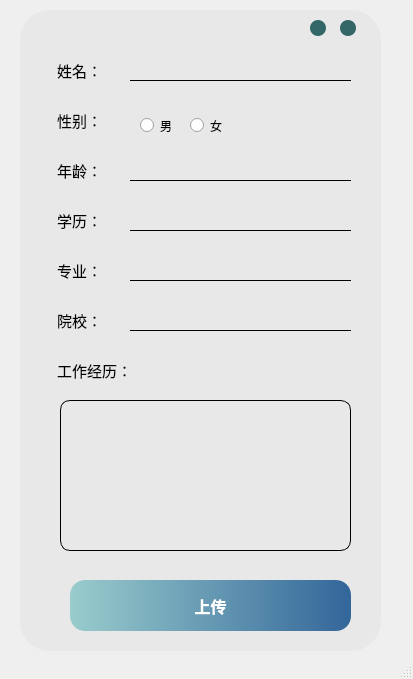
<?xml version="1.0" encoding="UTF-8"?>
<ui version="4.0">
 <class>MainWindow</class>
 <widget class="QMainWindow" name="MainWindow">
  <property name="geometry">
   <rect>
    <x>0</x>
    <y>0</y>
    <width>413</width>
    <height>679</height>
   </rect>
  </property>
  <property name="windowTitle">
   <string>MainWindow</string>
  </property>
  <widget class="QWidget" name="centralwidget">
   <widget class="QLabel" name="label">
    <property name="geometry">
     <rect>
      <x>20</x>
      <y>10</y>
      <width>361</width>
      <height>641</height>
     </rect>
    </property>
    <property name="font">
     <font>
      <pointsize>11</pointsize>
     </font>
    </property>
    <property name="styleSheet">
     <string notr="true">background:#E8E8E8;
border-radius:30px;</string>
    </property>
    <property name="text">
     <string/>
    </property>
   </widget>
   <widget class="QPushButton" name="pushButton_2">
    <property name="geometry">
     <rect>
      <x>340</x>
      <y>20</y>
      <width>16</width>
      <height>16</height>
     </rect>
    </property>
    <property name="styleSheet">
     <string notr="true">QPushButton{
	border-radius:8px;
	background-color: #336666;
}
QPushButton:hover{
	border-radius:8px;
	background-color: #CCCCCC;
}

</string>
    </property>
    <property name="text">
     <string/>
    </property>
   </widget>
   <widget class="QPushButton" name="pushButton_1">
    <property name="geometry">
     <rect>
      <x>310</x>
      <y>20</y>
      <width>16</width>
      <height>16</height>
     </rect>
    </property>
    <property name="styleSheet">
     <string notr="true">QPushButton{
	border-radius:8px;
	background-color: #336666;
}
QPushButton:hover{
	border-radius:8px;
	background-color: #CCCCCC;
}

</string>
    </property>
    <property name="text">
     <string/>
    </property>
   </widget>
   <widget class="QLabel" name="label_2">
    <property name="geometry">
     <rect>
      <x>57</x>
      <y>110</y>
      <width>71</width>
      <height>20</height>
     </rect>
    </property>
    <property name="font">
     <font>
      <family>幼圆</family>
      <pointsize>11</pointsize>
     </font>
    </property>
    <property name="text">
     <string>性别：</string>
    </property>
   </widget>
   <widget class="QLabel" name="label_1">
    <property name="geometry">
     <rect>
      <x>57</x>
      <y>60</y>
      <width>71</width>
      <height>21</height>
     </rect>
    </property>
    <property name="font">
     <font>
      <family>幼圆</family>
      <pointsize>11</pointsize>
     </font>
    </property>
    <property name="text">
     <string>姓名：</string>
    </property>
   </widget>
   <widget class="QLabel" name="label_3">
    <property name="geometry">
     <rect>
      <x>57</x>
      <y>160</y>
      <width>71</width>
      <height>20</height>
     </rect>
    </property>
    <property name="font">
     <font>
      <family>幼圆</family>
      <pointsize>11</pointsize>
     </font>
    </property>
    <property name="text">
     <string>年龄：</string>
    </property>
   </widget>
   <widget class="QLabel" name="label_4">
    <property name="geometry">
     <rect>
      <x>57</x>
      <y>210</y>
      <width>71</width>
      <height>20</height>
     </rect>
    </property>
    <property name="font">
     <font>
      <family>幼圆</family>
      <pointsize>11</pointsize>
     </font>
    </property>
    <property name="text">
     <string>学历：</string>
    </property>
   </widget>
   <widget class="QLabel" name="label_5">
    <property name="geometry">
     <rect>
      <x>57</x>
      <y>260</y>
      <width>71</width>
      <height>20</height>
     </rect>
    </property>
    <property name="font">
     <font>
      <family>幼圆</family>
      <pointsize>11</pointsize>
     </font>
    </property>
    <property name="text">
     <string>专业：</string>
    </property>
   </widget>
   <widget class="QLineEdit" name="lineEdit">
    <property name="geometry">
     <rect>
      <x>130</x>
      <y>50</y>
      <width>221</width>
      <height>31</height>
     </rect>
    </property>
    <property name="styleSheet">
     <string notr="true">border:none;
border-bottom: 1px solid #000;
background:#E8E8E8;</string>
    </property>
   </widget>
   <widget class="QLineEdit" name="lineEdit_2">
    <property name="geometry">
     <rect>
      <x>130</x>
      <y>150</y>
      <width>221</width>
      <height>31</height>
     </rect>
    </property>
    <property name="styleSheet">
     <string notr="true">border:none;
border-bottom: 1px solid #000;
background:#E8E8E8;</string>
    </property>
   </widget>
   <widget class="QLineEdit" name="lineEdit_3">
    <property name="geometry">
     <rect>
      <x>130</x>
      <y>200</y>
      <width>221</width>
      <height>31</height>
     </rect>
    </property>
    <property name="styleSheet">
     <string notr="true">border:none;
border-bottom: 1px solid #000;
background:#E8E8E8;</string>
    </property>
   </widget>
   <widget class="QLineEdit" name="lineEdit_4">
    <property name="geometry">
     <rect>
      <x>130</x>
      <y>250</y>
      <width>221</width>
      <height>31</height>
     </rect>
    </property>
    <property name="styleSheet">
     <string notr="true">border:none;
border-bottom: 1px solid #000;
background:#E8E8E8;</string>
    </property>
   </widget>
   <widget class="QRadioButton" name="radioButton">
    <property name="geometry">
     <rect>
      <x>140</x>
      <y>110</y>
      <width>51</width>
      <height>31</height>
     </rect>
    </property>
    <property name="text">
     <string>男</string>
    </property>
   </widget>
   <widget class="QRadioButton" name="radioButton_2">
    <property name="geometry">
     <rect>
      <x>190</x>
      <y>110</y>
      <width>51</width>
      <height>31</height>
     </rect>
    </property>
    <property name="text">
     <string>女</string>
    </property>
   </widget>
   <widget class="QLabel" name="label_6">
    <property name="geometry">
     <rect>
      <x>57</x>
      <y>360</y>
      <width>91</width>
      <height>20</height>
     </rect>
    </property>
    <property name="font">
     <font>
      <family>幼圆</family>
      <pointsize>11</pointsize>
     </font>
    </property>
    <property name="text">
     <string>工作经历：</string>
    </property>
   </widget>
   <widget class="QTextEdit" name="textEdit">
    <property name="geometry">
     <rect>
      <x>60</x>
      <y>400</y>
      <width>291</width>
      <height>151</height>
     </rect>
    </property>
    <property name="styleSheet">
     <string notr="true">QTextEdit{
background:#E8E8E8;
border:1px solid #000;
border-radius:10px;
}
</string>
    </property>
   </widget>
   <widget class="QPushButton" name="pushButton_3">
    <property name="geometry">
     <rect>
      <x>70</x>
      <y>580</y>
      <width>281</width>
      <height>51</height>
     </rect>
    </property>
    <property name="font">
     <font>
      <family>幼圆</family>
      <pointsize>12</pointsize>
      <weight>75</weight>
      <bold>true</bold>
     </font>
    </property>
    <property name="styleSheet">
     <string notr="true">QPushButton{
	border:none;
	border-radius:15px;
	color:#fff;
	background:qlineargradient(spread:pad, x1:0, y1:0, x2:1, y2:0, stop:0 #99CCCC, stop:1 #336699);
}
QPushButton:pressed{
	padding-top:15px;
	padding-left:15px;
}</string>
    </property>
    <property name="text">
     <string>上传</string>
    </property>
   </widget>
   <widget class="QLabel" name="label_7">
    <property name="geometry">
     <rect>
      <x>57</x>
      <y>310</y>
      <width>71</width>
      <height>20</height>
     </rect>
    </property>
    <property name="font">
     <font>
      <family>幼圆</family>
      <pointsize>11</pointsize>
     </font>
    </property>
    <property name="text">
     <string>院校：</string>
    </property>
   </widget>
   <widget class="QLineEdit" name="lineEdit_5">
    <property name="geometry">
     <rect>
      <x>130</x>
      <y>300</y>
      <width>221</width>
      <height>31</height>
     </rect>
    </property>
    <property name="styleSheet">
     <string notr="true">border:none;
border-bottom: 1px solid #000;
background:#E8E8E8;</string>
    </property>
   </widget>
  </widget>
  <widget class="QStatusBar" name="statusbar"/>
 </widget>
 <resources/>
 <connections>
  <connection>
   <sender>pushButton_2</sender>
   <signal>clicked()</signal>
   <receiver>MainWindow</receiver>
   <slot>close()</slot>
   <hints>
    <hint type="sourcelabel">
     <x>354</x>
     <y>29</y>
    </hint>
    <hint type="destinationlabel">
     <x>402</x>
     <y>29</y>
    </hint>
   </hints>
  </connection>
  <connection>
   <sender>pushButton_1</sender>
   <signal>clicked()</signal>
   <receiver>MainWindow</receiver>
   <slot>showMinimized()</slot>
   <hints>
    <hint type="sourcelabel">
     <x>316</x>
     <y>27</y>
    </hint>
    <hint type="destinationlabel">
     <x>399</x>
     <y>83</y>
    </hint>
   </hints>
  </connection>
 </connections>
</ui>
